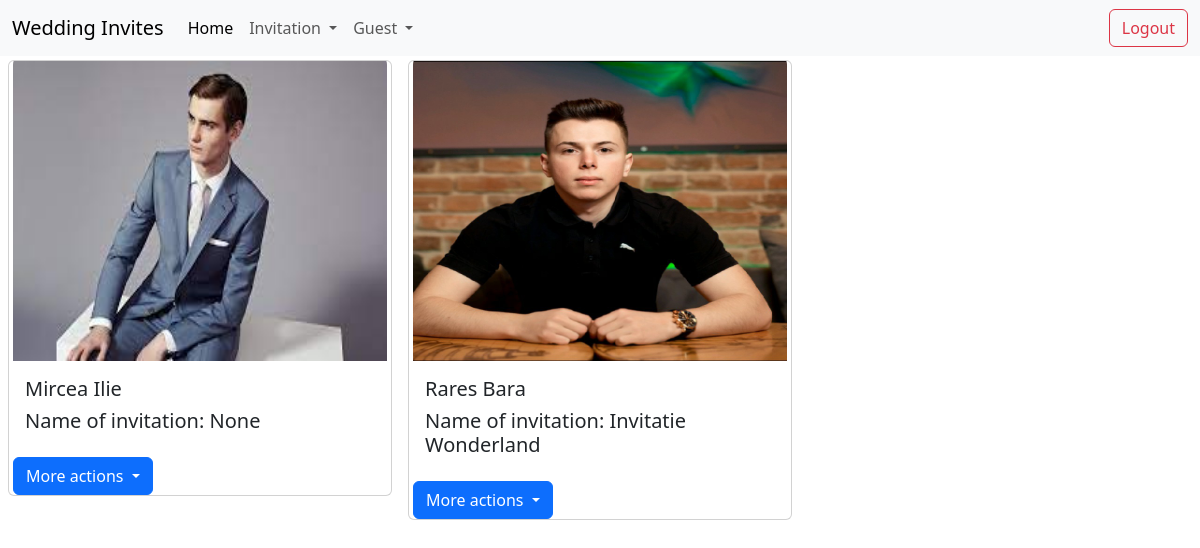
/list_guest/ (signed in), run on the app's committed database.
### guest/models.py (models this page shows, shortened)
class Guest(models.Model):
    first_name = models.CharField(max_length=20)
    last_name = models.CharField(max_length=20)
    email = models.EmailField(max_length=30)
    is_attending = models.BooleanField(default=False)
    invitation = models.ForeignKey(Invitation, on_delete=models.CASCADE, null=True)
    profile = models.ImageField(upload_to="guest_profiles/", null=True, blank=True)

### invitation/models.py (models this page shows)
class Invitation(models.Model):
    title = models.CharField(max_length=200)
    description = models.TextField()
    date = models.DateTimeField()
    venue = models.CharField(max_length=200)
    dress_code = models.CharField(max_length=100)
    img_upload = models.ImageField(upload_to='img/', null=True, blank=True)
    def __str__(self):
        return f"{self.title}"

### guest/views.py (the view)
# urls.py: path('list_guest/', views.GuestListView.as_view(), name='list-guest'),
class GuestListView(LoginRequiredMixin,ListView):
    template_name = 'guest/list_of_guests.html'
    model = Guest
    context_object_name = 'all_guests'

### templates/guest/list_of_guests.html (shortened to what this page needs)
{% extends 'base.html' %}
{% load static %}
{% block content %}
    <div class="container-fluid">
        <div class="row">
            {% for guest in all_guests %}
                <div class="col-md-4 py-1">
                    <div class="card row gx-2 gy-0">
                        {% if guest.profile %}
                            <img src="{{ guest.profile.url }}" class="card-img-top" height="300" width="100"
                                 alt="Profile">
                        {% else %}
                            <img src="{% static "images/profile_picture.png" %}" class="card-img-top" height="300"
                                 width="100" alt="Default image">
                        {% endif %}
                        <div class="card-body">
                            <h5 class="card-title">{{ guest.first_name }} {{ guest.last_name }}</h5>
                            <h5 class="card-title">Name of invitation: {{ guest.invitation }}</h5>
                        </div>
                        <td>
                            <div class="dropdown">
                                <button class="btn btn-primary dropdown-toggle" type="button"
                                        data-bs-toggle="dropdown" aria-expanded="false">
                                    More actions
                                </button>
                            </div>
                        </td>
                    </div>
                </div>
            {% endfor %}
        </div>
    </div>
{% endblock %}

### data on the page
Guest: profile (picture), first_name "Mircea", last_name "Ilie", invitation "None"
Guest: profile (picture), first_name "Rares", last_name "Bara", invitation "Invitatie Wonderland"
